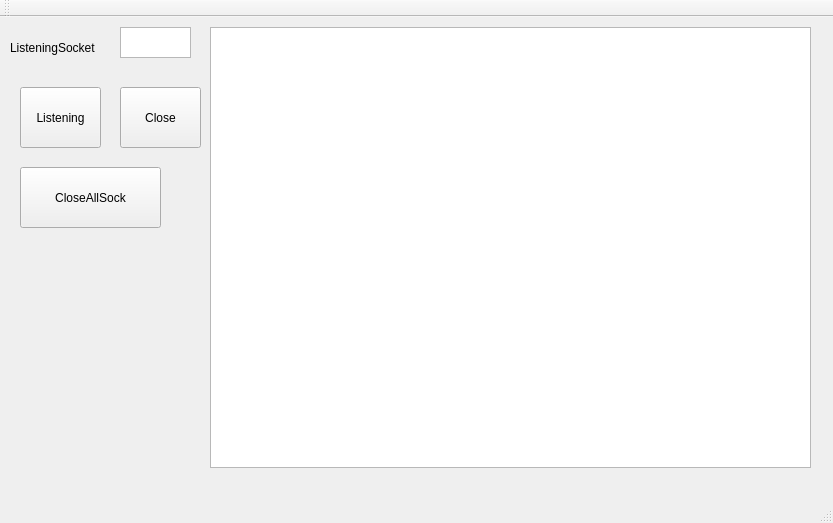
<?xml version="1.0" encoding="UTF-8"?>
<ui version="4.0">
 <class>MainWindow</class>
 <widget class="QMainWindow" name="MainWindow">
  <property name="enabled">
   <bool>true</bool>
  </property>
  <property name="geometry">
   <rect>
    <x>0</x>
    <y>0</y>
    <width>833</width>
    <height>523</height>
   </rect>
  </property>
  <property name="sizePolicy">
   <sizepolicy hsizetype="Preferred" vsizetype="Preferred">
    <horstretch>0</horstretch>
    <verstretch>0</verstretch>
   </sizepolicy>
  </property>
  <property name="windowTitle">
   <string>TcpServerDemo</string>
  </property>
  <property name="documentMode">
   <bool>false</bool>
  </property>
  <property name="tabShape">
   <enum>QTabWidget::Rounded</enum>
  </property>
  <widget class="QWidget" name="centralWidget">
   <widget class="QPushButton" name="pushButton1">
    <property name="geometry">
     <rect>
      <x>20</x>
      <y>70</y>
      <width>81</width>
      <height>61</height>
     </rect>
    </property>
    <property name="text">
     <string>Listening</string>
    </property>
   </widget>
   <widget class="QPushButton" name="pushButton2">
    <property name="geometry">
     <rect>
      <x>120</x>
      <y>70</y>
      <width>81</width>
      <height>61</height>
     </rect>
    </property>
    <property name="text">
     <string>Close</string>
    </property>
   </widget>
   <widget class="QLabel" name="label_6">
    <property name="geometry">
     <rect>
      <x>10</x>
      <y>20</y>
      <width>101</width>
      <height>21</height>
     </rect>
    </property>
    <property name="text">
     <string>ListeningSocket</string>
    </property>
   </widget>
   <widget class="QTextEdit" name="textEditPort">
    <property name="geometry">
     <rect>
      <x>120</x>
      <y>10</y>
      <width>71</width>
      <height>31</height>
     </rect>
    </property>
    <property name="inputMethodHints">
     <set>Qt::ImhNone</set>
    </property>
   </widget>
   <widget class="QTextEdit" name="textEditShow">
    <property name="geometry">
     <rect>
      <x>210</x>
      <y>10</y>
      <width>601</width>
      <height>441</height>
     </rect>
    </property>
    <property name="inputMethodHints">
     <set>Qt::ImhNone</set>
    </property>
   </widget>
   <widget class="QPushButton" name="pushButton">
    <property name="geometry">
     <rect>
      <x>20</x>
      <y>150</y>
      <width>141</width>
      <height>61</height>
     </rect>
    </property>
    <property name="text">
     <string>CloseAllSock</string>
    </property>
   </widget>
  </widget>
  <widget class="QMenuBar" name="menuBar">
   <property name="geometry">
    <rect>
     <x>0</x>
     <y>0</y>
     <width>833</width>
     <height>23</height>
    </rect>
   </property>
  </widget>
  <widget class="QToolBar" name="mainToolBar">
   <property name="floatable">
    <bool>true</bool>
   </property>
   <attribute name="toolBarArea">
    <enum>TopToolBarArea</enum>
   </attribute>
   <attribute name="toolBarBreak">
    <bool>false</bool>
   </attribute>
  </widget>
  <widget class="QStatusBar" name="statusBar"/>
 </widget>
 <layoutdefault spacing="6" margin="11"/>
 <tabstops>
  <tabstop>pushButton1</tabstop>
  <tabstop>pushButton2</tabstop>
 </tabstops>
 <resources/>
 <connections/>
</ui>
